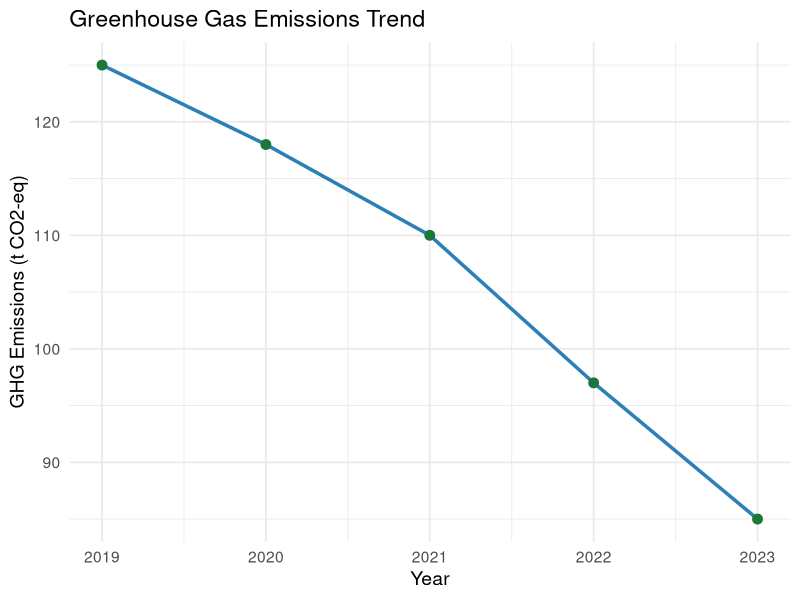

Source code (R):
## ---- chunk 1
#| label: fig-emissions
#| fig-cap: "Example greenhouse gas emissions trend"
#| warning: false
#| message: false

library(ggplot2)

emissions <- data.frame(
  Year = c(2019, 2020, 2021, 2022, 2023),
  Emissions = c(125, 118, 110, 97, 85)
)

ggplot(emissions, aes(x = Year, y = Emissions)) +
  geom_line(linewidth = 1.2, color = "#2C7FB8") +
  geom_point(size = 3, color = "#1B7837") +
  labs(
    x = "Year",
    y = "GHG Emissions (t CO2-eq)",
    title = "Greenhouse Gas Emissions Trend"
  ) +
  theme_minimal(base_size = 14)
## ---- chunk 2
#| warning: false
#| message: false

library(dplyr)

sustainability_data <- data.frame(
  Sector = c("Energy", "Agriculture", "Transportation", "Industry"),
  Reduction = c(32, 18, 24, 15)
)

sustainability_data %>%
  arrange(desc(Reduction))
## ---- chunk 3
mean_emissions <- mean(emissions$Emissions)

paste(
  "Average emissions across all years:",
  round(mean_emissions, 2),
  "t CO2-eq"
)
